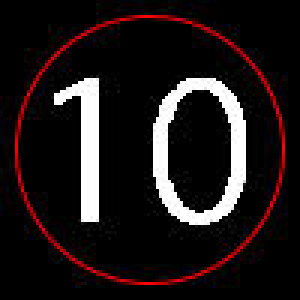
#> input picture SNS/Signs/10.jpg, 100 x 100 px, given in place of 10.jpg.jpg, which was not available (shown 3 times larger)
$ python finalscript.py Signs/10.jpg
#> lines starting #> are read from the running program, lines starting #| are printed output that depends on the picture; after the words box and inside, x2 and y2 are one past the last pixel; in counts of white or black regions, pixels touching at a corner belong together; pictures that were not available may be replaced by others from this repository, and a replacement may not be noted
import matplotlib.pyplot as plt
import numpy as np
from mpl_toolkits.mplot3d import Axes3D
from PIL import Image
import sys
# from IPython.display import display
# %matplotlib widget

def plot_matrix(matrix):
    fig = plt.figure()
    splt = fig.add_subplot(111, projection="3d")

    ny = matrix.shape[0]
    nx = matrix.shape[1]

    xpos = np.array([i for i in range(nx)]*ny)
    ypos = np.array([[i]*nx for i in range(ny)])
    ypos = ypos.ravel()
    zpos = np.zeros(nx*ny)

    dx = np.ones(nx*ny)
    dy = np.ones(nx*ny)
    dz = matrix.ravel()

    splt.bar3d(ypos, xpos, zpos, dx, dy, dz, color="grey")
    plt.show()

def detect_object(img_matrix):
    nx = img_matrix.shape[1]
    ny = img_matrix.shape[0]

    img_matrix_copy = np.copy(img_matrix)

    max_top = ny
    max_bottom = 0
    max_left = nx
    max_right = 0

    for i in range(1, ny-1):

        hit = False
        for j in range(1, nx-1):

            if(not hit):
                if(img_matrix[i+1][j] or img_matrix[i][j+1] or img_matrix[i-1][j] or img_matrix[i][j-1]):
                    if(not img_matrix[i][j]):
                        img_matrix_copy[i][j] = 65
                        hit = True
                        if(img_matrix[i+1][j]):
                            max_top = i if(i<max_top) else max_top
                        if(img_matrix[i][j+1]):
                            max_left = j if(j<max_left) else max_left
                        if(img_matrix[i][j-1]):
                            max_right = j if(j>max_right) else max_right
                        if(img_matrix[i-1][j]):
                            max_bottom = i if(i>max_bottom) else max_bottom
            else:
                if(not img_matrix[i][j]):
                    img_matrix_copy[i][j] = 65
                    if(img_matrix[i+1][j]):
                        max_top = i if(i<max_top) else max_top
                    if(img_matrix[i][j+1]):
                        max_left = j if(j<max_left) else max_left
                    if(img_matrix[i][j-1]):
                        max_right = j if(j>max_right) else max_right
                    if(img_matrix[i-1][j]):
                        max_bottom = i if(i>max_bottom) else max_bottom
                    hit = False

    for i in range(max_top, max_bottom):
        img_matrix_copy[i][max_left] = 90
        img_matrix_copy[i][max_right] = 90
    for j in range(max_left, max_right):
        img_matrix_copy[max_top][j] = 90
        img_matrix_copy[max_bottom][j] = 90

    container = np.sum(np.sum(stop_arr[max_top:max_bottom, max_left:max_right], 0), 0)
    print(container)
    new_img = Image.fromarray(img_matrix_copy.astype('uint8'))
    # [4 lines of commented-out code are left out]
    return container

db_arr = np.array([
    [214363, 77584, 80037],
    [312336, 237540, 242010],
    [307594, 232794, 237236],
    [544232, 78318, 79161]
])
db_keys = {0:"school", 1:"speed limit 10", 2:"speed limit 30", 3:"stop"}
def check_db(cont):
    error = []
    for i in range(db_arr.shape[0]):
        error.append(np.sum(np.abs(db_arr[i]-cont)))
    # print(error)
    return db_keys[np.where(error == np.amin(error))[0][0]]


################################################################


stop_img = Image.open('Signs/'+sys.argv[1]+'.jpg')
#> stop_img is the input picture: PIL image 100x100 RGB; mean R, G, B 31.4, 23.9, 24.4
stop_arr = np.array(stop_img)
# display(stop_img)
# print(stop_arr.shape[:-1])

stop_gry = np.zeros(shape=stop_arr.shape[:-1])
stop_gry = 0.3*stop_arr[:,:,0]+0.59*stop_arr[:,:,1]+0.11*stop_arr[:,:,2]
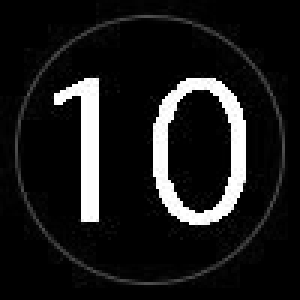
#> stop_gry: shape (100, 100) float64 (shown 3 times larger); min 0, max 255, mean 26.2
# plot_matrix(stop_gry)
# display(Image.fromarray(stop_gry.astype('uint8')))


stop_gry1 = (stop_gry>35)*(np.ones(shape=stop_gry.shape)*255)
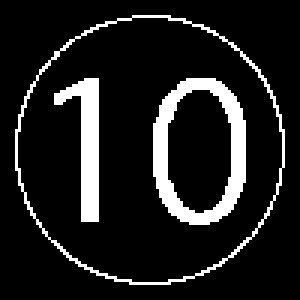
#> stop_gry1: shape (100, 100) float64 (shown 3 times larger); 12.2% white; 3 white regions, box (x1, y1, x2, y2) and area: (51, 26, 82, 75) 566, (5, 5, 95, 95) 332, (18, 26, 33, 74) 325
img_gry = Image.fromarray(stop_gry1.astype('uint8'))
# plot_matrix(stop_gry1)
# display(img_gry)
# img_gry.show()

cont = detect_object(stop_gry1)
#> after the loop in detect_object, `for i in range(1, ny-1):`:
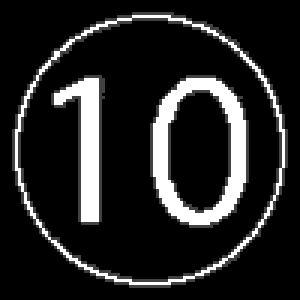
#> img_matrix_copy: shape (100, 100) float64 (shown 3 times larger); 8.88% of pixels changed, all inside (x1, y1, x2, y2) = (4, 4, 96, 96)
#> after the loop in detect_object, `for i in range(max_top, max_bottom):`:
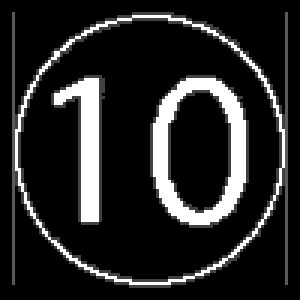
#> img_matrix_copy: shape (100, 100) float64 (shown 3 times larger); 1.82% of pixels changed, all inside (x1, y1, x2, y2) = (4, 4, 96, 95)
#> after the loop in detect_object, `for j in range(max_left, max_right):`:
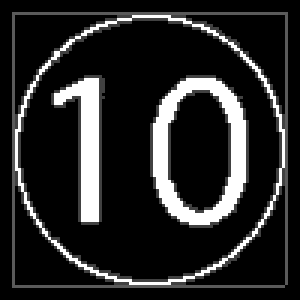
#> img_matrix_copy: shape (100, 100) float64 (shown 3 times larger); 1.81% of pixels changed, all inside (x1, y1, x2, y2) = (4, 4, 95, 96)
#> in detect_object, `container = np.sum(np.sum(stop_arr[max_top:max_bottom, max_left:max_ri..`: container = [312336, 237540, 242010]
#| [312336 237540 242010]
#> cont = [312336, 237540, 242010]
print(check_db(cont))
#> after the loop in check_db, `for i in range(db_arr.shape[0]):`: error = [419902, 0, 14262, 553967]
#| speed limit 10


####################################################
